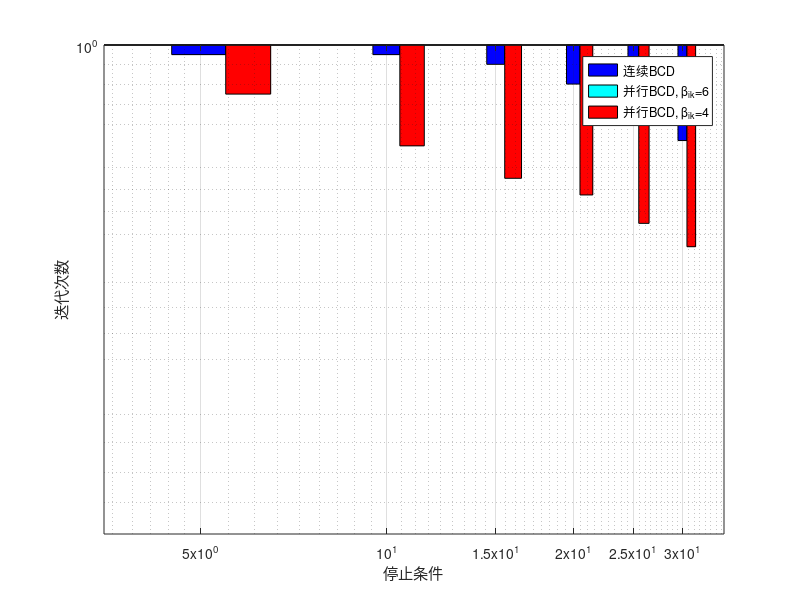

Write the MATLAB code that produced this figure.
dB = [0 : 5 : 30];
rM8Q8C7 = [259, 340, 422, 510, 590, 650, 692];
wmmseM8Q8C7 = [278, 357, 430, 495, 536, 562, 584];

rM8Q16C7 = [289, 390, 482, 595, 719, 837, 957];
wmmseM8Q16C7 = [300, 370, 445, 540, 635, 720, 825];

rM4Q5C7 = [130, 175, 233, 286, 315, 336, 342];
wmmseM4Q5C7 = [164, 213, 258, 290, 309, 315, 319];
% power consumption 100%

plot(dB, rM8Q16C7, '-o', dB, wmmseM8Q16C7, '-s', dB, rM8Q8C7, '-p', dB, wmmseM8Q8C7, '-^', dB, rM4Q5C7, '-d', dB, wmmseM4Q5C7, '-h', 'LineWidth', 1.5);
legend('LPP-WMMSE, M=128, G=16', 'WMMSE, M=128', 'LPP-WMMSE, M=64, G=8', 'WMMSE, M=64', 'LPP-WMMSE, M=20, G=5', 'WMMSE, M=20');
grid on;
xlabel('SNR (dB)');
ylabel('系统吞吐率(比特每用户)');

dB = [5 : 5 : 30];
rpcWMMSE = [1, 1, 1, 1, 1, 1];
rpcM8Q8C7 = [0.99 0.99 0.98 0.96, 0.93, 0.905];
rpcM8Q16C7 = [0.95 0.90 0.87 0.855 0.83 0.81];
bar1 = bar(dB, rpcM8Q8C7, 'BarWidth', 0.2, 'FaceColor', 'b');
hold on;
bar2 = bar(dB - 1, rpcWMMSE, 'BarWidth', 0.2, 'FaceColor', 'c');
hold on;
bar3 = bar(dB + 1, rpcM8Q16C7, 'BarWidth', 0.2, 'FaceColor', 'r');
xlabel('SNR (dB)');
ylabel('功率消耗相对值');
grid on;
legend('LPP-WMMSE, M=64', 'WMMSE', 'LPP-WMMSE, M=128');
axis([0 35 0.6 1]);

range = [1:7];
epsilon = [1e-1, 1e-2, 1e-3, 1e-4, 1e-5, 1e-6, 1e-7];
%epsilon = [1, 2, 3, 4, 5, 6, 7];
sM128 = [52, 137, 367, 878, 1819, 3517, 5669];
pM128b24 = [3.2, 15.3, 57.1, 184, 593, 1478, 3189];
pM128b12 = [];
pM128b8 = [2.9, 10.1, 36, 106, 289, 764, 1441];
pM128b6 = [2.7, 9.1, 29.5, ];

sM64 = [51, 134, 373, 908, 1877, 3719, 5120];
pM64b12 = [3, 13.6, 50.8, 168, 434, 897, 1576];
pM64b6 = [];
pM64b5 = [2.9, 10.2, 35.3, ];
pM64b4 = [2.8, 9.6, 32, 90, 214, 425, 689];
loglog(epsilon(range), sM128(range), '-o', epsilon(range), pM128b24(range), '-s', epsilon(range), pM128b8(range), '-p', ...
         epsilon(range), sM64(range), '-^', epsilon(range), pM64b12(range), '-d', epsilon(range), pM64b4(range), '-h', 'LineWidth', 1.5);
legend('序列BCD, M=128', '并行BCD, M=128, \beta_{ik}=24', '并行BCD, M=128, \beta_{ik}=8', ...
       '序列BCD, M=64', '并行BCD, M=64, \beta_{ik}=12', '并行BCD, M=64, \beta_{ik}=4');
xlabel('停止条件');
ylabel('迭代次数');
grid on;



dB = [0 : 5 : 30];
SWMMSE   = [200, 300, 429, 580, 682, 760, 770];
LPPWMMSE = [228, 355, 495, 605, 725, 790, 802];
WMMSE    = [282, 392, 504, 677, 787, 885, 904];
plot(dB, SWMMSE, '-^', dB, LPPWMMSE, '-o', dB, WMMSE, '-s', 'LineWidth', 1.5);
legend('S-WMMSE', 'LPP-WMMSE', 'WMMSE');
xlabel('SNR (dB)');
ylabel('系统吞吐率（比特每用户）');
grid on;

sc    = [10^-1, 10^-2, 10^-3, 10^-4, 10^-5, 10^-6, 10^-7];
sbcd  = [1, 8, 25, 59, 125, 203, 307];
pbcd6 = [1, 4, 12, 28,  48,  79, 119];
pbcd4 = [1, 3,  9, 22,  37,  56,  82];
semilogx(sc, sbcd, '-^', sc, pbcd6, '-o', sc, pbcd4, '-s', 'LineWidth', 1.5);
legend('连续BCD', '并行BCD, \beta_{ik}=6', '并行BCD, \beta_{ik}=4');
xlabel('停止条件');
ylabel('迭代次数');
grid on;

